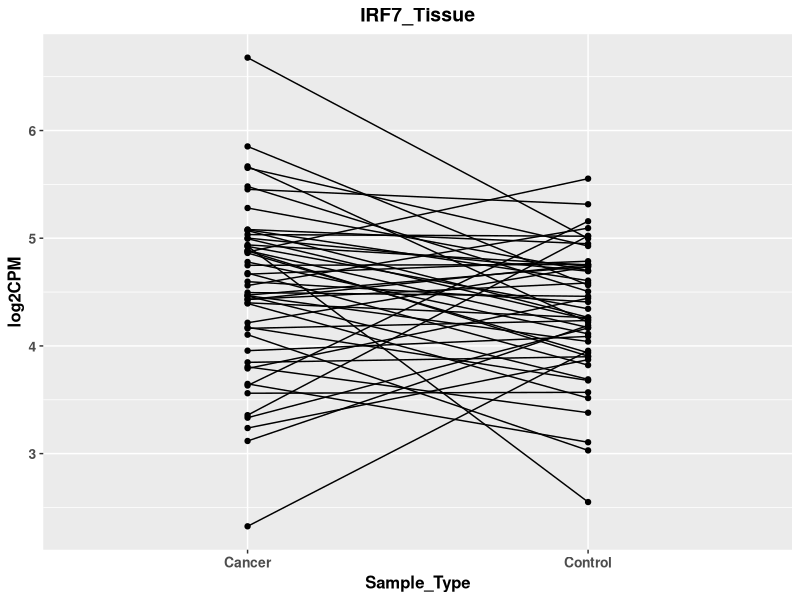

Here is the R script that generated this plot:
library("ggplot2")
cpm_df = read.csv('IRF7.log2cpm.xls',sep='\t',header=T)

control <- cpm_df$log2CPM[cpm_df$Sample_Type == "Control"]
cancer <- cpm_df$log2CPM[cpm_df$Sample_Type == "Cancer"]
wilcox.test(control,cancer,paired = TRUE)

pdf('IRF7.log2cpm.pdf')

ggplot(data=cpm_df,mapping=aes(x=Sample_Type,y=log2CPM,group=Sample_Name))+
  geom_line()+ geom_point() + labs(title='IRF7_Tissue')+
  theme(plot.title = element_text(hjust = 0.5, size=14,face="bold"), axis.title.x=element_text(size=12,face="bold"), axis.title.y=element_text(size=12,face="bold"),axis.text.x=element_text(size=10,face="bold"),axis.text.y=element_text(size=10,face="bold"))

dev.off()
